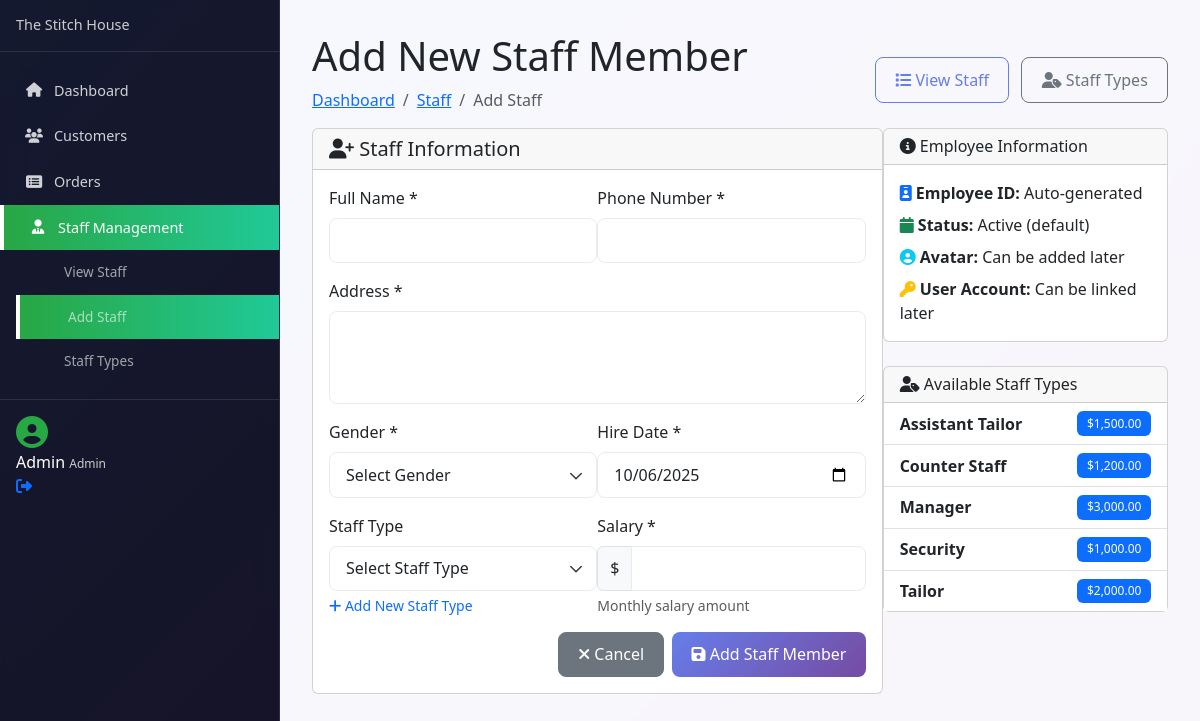
Page /admin/add-staff.php (signed in) on the committed database.
### tables this page shows
CREATE TABLE `users` (
  `id` bigint(20) UNSIGNED NOT NULL,
  `name` varchar(255) NOT NULL,
  `email` varchar(255) NOT NULL,
  `username` varchar(255) NOT NULL,
  `email_verified_at` timestamp NULL DEFAULT NULL,
  `password` varchar(255) NOT NULL,
  `avatar` varchar(255) DEFAULT NULL,
  `phone` varchar(20) DEFAULT NULL,
  `role` enum('admin','manager','staff','customer') DEFAULT 'customer',
  `status` enum('active','inactive') DEFAULT 'active',
  `remember_token` varchar(100) DEFAULT NULL,
  `created_at` timestamp NULL DEFAULT NULL,
  `updated_at` timestamp NULL DEFAULT NULL
);

CREATE TABLE `staff_types` (
  `id` bigint(20) UNSIGNED NOT NULL,
  `title` varchar(255) NOT NULL,
  `description` text DEFAULT NULL,
  `base_salary` decimal(10,2) DEFAULT NULL,
  `created_at` timestamp NULL DEFAULT NULL,
  `updated_at` timestamp NULL DEFAULT NULL
);

### admin/includes/config.php (called while the page is built, shortened)
<?php
function isUserLoggedIn() {
    return isset($_SESSION['user_id']) && !empty($_SESSION['user_id']);
}
function getCurrentAdmin($mysqli) {
    try {
        $stmt = $mysqli->prepare("SELECT id, name, email, role, status FROM users WHERE id = ? AND status = 'active'");
        $stmt->bind_param("i", $_SESSION['user_id']);
        $stmt->execute();
        $result = $stmt->get_result();
        $user = $result->fetch_assoc();
        return $user;
    } catch (Exception $e) {
        return null;
    }
}
function formatCurrency($amount) {
    return '$' . number_format($amount, 2);
}
?>

### admin/add-staff.php (the view, shortened to what this page needs)
<?php
require_once 'includes/config.php';
$currentAdmin = getCurrentAdmin($mysqli);
try {
    $result = $mysqli->query("SELECT id, title, base_salary FROM staff_types ORDER BY title");
    $staffTypes = [];
    if ($result) {
        while ($row = $result->fetch_assoc()) {
            $staffTypes[] = $row;
        }
    }
} catch(Exception $e) {
    $staffTypes = [];
}
?>
<!DOCTYPE html>
<html lang="en">
<head>
    <link href="https://cdn.jsdelivr.net/npm/bootstrap@5.3.0/dist/css/bootstrap.min.css" rel="stylesheet">
    <link href="https://cdnjs.cloudflare.com/ajax/libs/font-awesome/6.4.0/css/all.min.css" rel="stylesheet">
    <link href="assets/admin.css" rel="stylesheet">
</head>
<body class="admin-body">
    <div class="admin-wrapper">
        <nav class="admin-sidebar">
            <div class="sidebar-header">
                <h4 class="sidebar-title">The Stitch House</h4>
            </div>
            <div class="sidebar-menu">
                <ul class="nav flex-column">
                    <li class="nav-item">
                        <a class="nav-link" href="dashboard.php">
                            <i class="fas fa-home"></i>
                            <span>Dashboard</span>
                        </a>
                    </li>
                    <li class="nav-item">
                        <a class="nav-link" href="customers.php">
                            <i class="fas fa-users"></i>
                            <span>Customers</span>
                        </a>
                    </li>
                    <li class="nav-item">
                        <a class="nav-link" href="orders.php">
                            <i class="fas fa-list-alt"></i>
                            <span>Orders</span>
                        </a>
                    </li>
                    <li class="nav-item dropdown">
                        <a class="nav-link dropdown-toggle active" href="#" data-bs-toggle="collapse" data-bs-target="#staffMenu">
                            <i class="fas fa-user-tie"></i>
                            <span>Staff Management</span>
                        </a>
                        <div class="collapse show" id="staffMenu">
                            <ul class="nav flex-column ms-3">
                                <li class="nav-item">
                                    <a class="nav-link" href="staff.php">View Staff</a>
                                </li>
                                <li class="nav-item">
                                    <a class="nav-link active" href="add-staff.php">Add Staff</a>
                                </li>
                                <li class="nav-item">
                                    <a class="nav-link" href="staff-types.php">Staff Types</a>
                                </li>
                            </ul>
                        </div>
                    </li>
                </ul>
            </div>
            <div class="sidebar-footer">
                <div class="admin-user-info">
                    <div class="admin-avatar">
                        <i class="fas fa-user-circle"></i>
                    </div>
                    <div class="admin-details">
                        <span class="admin-name"><?= htmlspecialchars($currentAdmin['name']) ?></span>
                        <small class="admin-role"><?= ucfirst($currentAdmin['role']) ?></small>
                    </div>
                    <a href="logout.php" class="logout-btn" title="Logout">
                        <i class="fas fa-sign-out-alt"></i>
                    </a>
                </div>
            </div>
        </nav>
        <main class="admin-content">
            <div class="content-header">
                <div class="d-flex justify-content-between align-items-center">
                    <div>
                        <h1 class="content-title">Add New Staff Member</h1>
                        <nav aria-label="breadcrumb">
                            <ol class="breadcrumb">
                                <li class="breadcrumb-item"><a href="dashboard.php">Dashboard</a></li>
                                <li class="breadcrumb-item"><a href="staff.php">Staff</a></li>
                                <li class="breadcrumb-item active">Add Staff</li>
                            </ol>
                        </nav>
                    </div>
                    <div class="header-actions">
                        <a href="staff.php" class="btn btn-outline-primary">
                            <i class="fas fa-list"></i> View Staff
                        </a>
                        <a href="staff-types.php" class="btn btn-outline-secondary ms-2">
                            <i class="fas fa-user-tag"></i> Staff Types
                        </a>
                    </div>
                </div>
            </div>
            <div class="row">
                <div class="col-lg-8">
                    <div class="card">
                        <div class="card-header">
                            <h5 class="card-title mb-0">
                                <i class="fas fa-user-plus"></i> Staff Information
                            </h5>
                        </div>
                        <div class="card-body">
                            <form method="POST" action="">
                                <div class="row">
                                    <div class="col-md-6 mb-3">
                                        <label for="fullname" class="form-label">Full Name *</label>
                                        <input type="text" class="form-control" id="fullname" name="fullname" required>
                                    </div>
                                    <div class="col-md-6 mb-3">
                                        <label for="phone" class="form-label">Phone Number *</label>
                                        <input type="tel" class="form-control" id="phone" name="phone" required>
                                    </div>
                                </div>
                                <div class="mb-3">
                                    <label for="address" class="form-label">Address *</label>
                                    <textarea class="form-control" id="address" name="address" rows="3" required></textarea>
                                </div>
                                <div class="row">
                                    <div class="col-md-6 mb-3">
                                        <label for="gender" class="form-label">Gender *</label>
                                        <select class="form-select" id="gender" name="gender" required>
                                            <option value="">Select Gender</option>
                                        </select>
                                    </div>
                                    <div class="col-md-6 mb-3">
                                        <label for="hire_date" class="form-label">Hire Date *</label>
                                        <input type="date" class="form-control" id="hire_date" name="hire_date"
                                               value="<?= date('Y-m-d') ?>" required>
                                    </div>
                                </div>
                                <div class="row">
                                    <div class="col-md-6 mb-3">
                                        <label for="staff_type_id" class="form-label">Staff Type</label>
                                        <select class="form-select" id="staff_type_id" name="staff_type_id">
                                            <option value="">Select Staff Type</option>
                                        </select>
                                        <div class="form-text">
                                            <a href="staff-types.php" class="text-decoration-none">
                                                <i class="fas fa-plus"></i> Add New Staff Type
                                            </a>
                                        </div>
                                    </div>
                                    <div class="col-md-6 mb-3">
                                        <label for="salary" class="form-label">Salary *</label>
                                        <div class="input-group">
                                            <span class="input-group-text">$</span>
                                            <input type="number" class="form-control" id="salary" name="salary"
                                                   step="0.01" min="0" required>
                                        </div>
                                        <div class="form-text">Monthly salary amount</div>
                                    </div>
                                </div>
                                <div class="d-flex justify-content-end gap-2">
                                    <a href="staff.php" class="btn btn-secondary">
                                        <i class="fas fa-times"></i> Cancel
                                    </a>
                                    <button type="submit" class="btn btn-primary">
                                        <i class="fas fa-save"></i> Add Staff Member
                                    </button>
                                </div>
                            </form>
                        </div>
                    </div>
                </div>
                <div class="col-lg-4">
                    <div class="card mb-4">
                        <div class="card-header">
                            <h6 class="card-title mb-0">
                                <i class="fas fa-info-circle"></i> Employee Information
                            </h6>
                        </div>
                        <div class="card-body">
                            <ul class="list-unstyled mb-0">
                                <li class="mb-2">
                                    <i class="fas fa-id-badge text-primary"></i>
                                    <strong>Employee ID:</strong> Auto-generated
                                </li>
                                <li class="mb-2">
                                    <i class="fas fa-calendar text-success"></i>
                                    <strong>Status:</strong> Active (default)
                                </li>
                                <li class="mb-2">
                                    <i class="fas fa-user-circle text-info"></i>
                                    <strong>Avatar:</strong> Can be added later
                                </li>
                                <li>
                                    <i class="fas fa-key text-warning"></i>
                                    <strong>User Account:</strong> Can be linked later
                                </li>
                            </ul>
                        </div>
                    </div>
                    <?php if (!empty($staffTypes)): ?>
                        <div class="card">
                            <div class="card-header">
                                <h6 class="card-title mb-0">
                                    <i class="fas fa-user-tag"></i> Available Staff Types
                                </h6>
                            </div>
                            <div class="card-body p-0">
                                <div class="list-group list-group-flush">
                                    <?php foreach ($staffTypes as $type): ?>
                                        <div class="list-group-item d-flex justify-content-between align-items-center">
                                            <div>
                                                <strong><?= htmlspecialchars($type['title']) ?></strong>
                                            </div>
                                            <span class="badge bg-primary"><?= formatCurrency($type['base_salary']) ?></span>
                                        </div>
                                    <?php endforeach; ?>
                                </div>
                            </div>
                        </div>
                    <?php endif; ?>
                </div>
            </div>
        </main>
    </div>
</body>
</html>

### rows in the picture
users: name "Admin", role "Admin"
staff_types: title "Assistant Tailor", base_salary "$1,500.00"
staff_types: title "Counter Staff", base_salary "$1,200.00"
staff_types: title "Manager", base_salary "$3,000.00"
staff_types: title "Security", base_salary "$1,000.00"
staff_types: title "Tailor", base_salary "$2,000.00"
